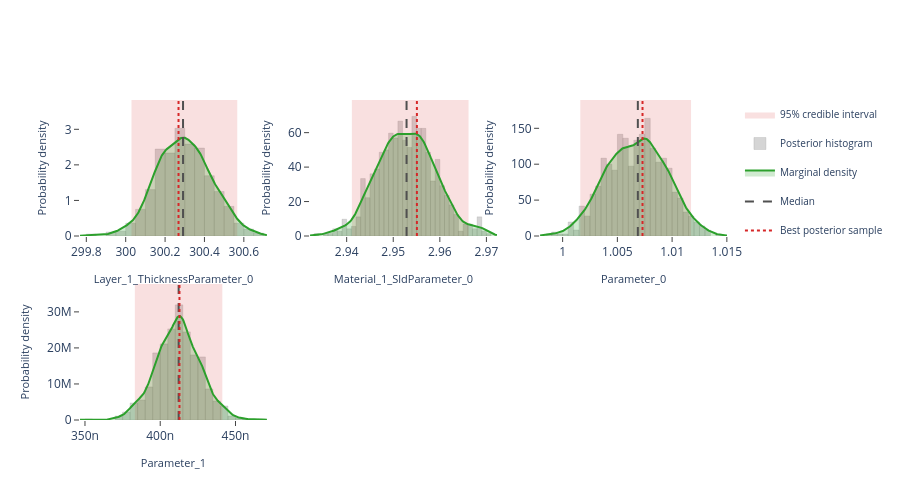

The code cell stored with this chart in its notebook:
### Markdown cell above
## Interactive posterior plots

The next three cells render the same Plotly figures that are shown on the
Bayesian Posterior tab of the EasyReflectometryApp:

* **Marginals** — per-parameter distribution: histogram + smooth KDE marginal,
  shaded 95% credible interval, and median / best-sample lines
  (`plot_distribution` or `posterior.distribution()`)
* **Corner plot** — pairwise marginals + 2-D contours + scatter (`plot_corner`)
* **Traces** — per-chain trace + marginal histogram (`plot_trace`)

The standalone helpers are called with ``return_figure=True`` so they return a
Plotly ``Figure`` that we render in the notebook with ``fig.show()``; the
``PosteriorResults`` methods return the figure directly.

### Code cell
# ---- Marginal posterior distributions ---------------------------------------
# One panel per free parameter, each overlaying the posterior histogram, a
# smooth Gaussian-KDE marginal, the shaded 95% credible interval, and the
# median / best-sample reference lines.  Mirrors the "Marginals" sub-tab in
# the EasyReflectometryApp.

# The PosteriorResults method passes ``logp`` through automatically so the
# best posterior sample (MAP) line is drawn:
fig = posterior.distribution()
fig.show()

# Standalone equivalent (pass ``logp`` to get the best-sample line):
# fig = plot_distribution(
#     posterior.draws,
#     posterior.param_names,
#     logp=posterior.logp,
#     return_figure=True,
# )
# fig.show()

### Figure 1 — Plotly figure (JSON) as saved in the notebook; plotly's stock layout.template omitted (floating-point values rounded to 4 significant figures; data arrays with more than 128 entries replaced by an {"elided": "..."} marker saying what was removed)
{"data": [{"fill": "toself", "fillcolor": "rgba(214, 39, 40, 0.14)", "hoverinfo": "skip", "legendgroup": "95% credible interval", "line": {"color": "rgba(214, 39, 40, 0.14)", "width": 0}, "mode": "lines", "name": "95% credible interval", "showlegend": true, "type": "scatter", "x": [300.0, 300.6, 300.6, 300.0, 300.0], "xaxis": "x", "y": [0.0, 0.0, 3.824, 3.824, 0.0], "yaxis": "y"}, {"histnorm": "probability density", "hovertemplate": "sample=%{x:.4f}<br>density: %{y:.2f}<extra></extra>", "legendgroup": "histogram", "marker": {"color": "rgba(120, 120, 120, 0.38)", "line": {"color": "rgba(120, 120, 120, 0.24)", "width": 1}}, "name": "Posterior histogram", "nbinsx": 40, "opacity": 0.82, "showlegend": true, "type": "histogram", "x": {"elided": "720 float values"}, "xaxis": "x", "yaxis": "y"}, {"fill": "tozeroy", "fillcolor": "rgba(44, 160, 44, 0.22)", "hovertemplate": "Layer_1_ThicknessParameter_0: %{x:.4f}<br>density: %{y:.4f}<extra></extra>", "legendgroup": "marginal", "line": {"color": "rgb(44, 160, 44)", "width": 2}, "mode": "lines", "name": "Marginal density", "showlegend": true, "type": "scatter", "x": {"elided": "256 float values"}, "xaxis": "x", "y": {"elided": "256 float values"}, "yaxis": "y"}, {"hovertemplate": "Median: %{x:.4f}<extra></extra>", "legendgroup": "Median", "line": {"color": "rgb(80, 80, 80)", "dash": "dash", "width": 2}, "mode": "lines", "name": "Median", "showlegend": true, "type": "scatter", "x": [300.3, 300.3], "xaxis": "x", "y": [0.0, 3.824], "yaxis": "y"}, {"hovertemplate": "Best posterior sample: %{x:.4f}<extra></extra>", "legendgroup": "Best posterior sample", "line": {"color": "rgb(214, 39, 40)", "dash": "dot", "width": 2}, "mode": "lines", "name": "Best posterior sample", "showlegend": true, "type": "scatter", "x": [300.3, 300.3], "xaxis": "x", "y": [0.0, 3.824], "yaxis": "y"}, {"fill": "toself", "fillcolor": "rgba(214, 39, 40, 0.14)", "hoverinfo": "skip", "legendgroup": "95% credible interval", "line": {"color": "rgba(214, 39, 40, 0.14)", "width": 0}, "mode": "lines", "name": "95% credible interval", "showlegend": false, "type": "scatter", "x": [2.941, 2.966, 2.966, 2.941, 2.941], "xaxis": "x2", "y": [0.0, 0.0, 78.96, 78.96, 0.0], "yaxis": "y2"}, {"histnorm": "probability density", "hovertemplate": "sample=%{x:.4f}<br>density: %{y:.2f}<extra></extra>", "legendgroup": "histogram", "marker": {"color": "rgba(120, 120, 120, 0.38)", "line": {"color": "rgba(120, 120, 120, 0.24)", "width": 1}}, "name": "Posterior histogram", "nbinsx": 40, "opacity": 0.82, "showlegend": false, "type": "histogram", "x": {"elided": "720 float values"}, "xaxis": "x2", "yaxis": "y2"}, {"fill": "tozeroy", "fillcolor": "rgba(44, 160, 44, 0.22)", "hovertemplate": "Material_1_SldParameter_0: %{x:.4f}<br>density: %{y:.4f}<extra></extra>", "legendgroup": "marginal", "line": {"color": "rgb(44, 160, 44)", "width": 2}, "mode": "lines", "name": "Marginal density", "showlegend": false, "type": "scatter", "x": {"elided": "256 float values"}, "xaxis": "x2", "y": {"elided": "256 float values"}, "yaxis": "y2"}, {"hovertemplate": "Median: %{x:.4f}<extra></extra>", "legendgroup": "Median", "line": {"color": "rgb(80, 80, 80)", "dash": "dash", "width": 2}, "mode": "lines", "name": "Median", "showlegend": false, "type": "scatter", "x": [2.953, 2.953], "xaxis": "x2", "y": [0.0, 78.96], "yaxis": "y2"}, {"hovertemplate": "Best posterior sample: %{x:.4f}<extra></extra>", "legendgroup": "Best posterior sample", "line": {"color": "rgb(214, 39, 40)", "dash": "dot", "width": 2}, "mode": "lines", "name": "Best posterior sample", "showlegend": false, "type": "scatter", "x": [2.955, 2.955], "xaxis": "x2", "y": [0.0, 78.96], "yaxis": "y2"}, {"fill": "toself", "fillcolor": "rgba(214, 39, 40, 0.14)", "hoverinfo": "skip", "legendgroup": "95% credible interval", "line": {"color": "rgba(214, 39, 40, 0.14)", "width": 0}, "mode": "lines", "name": "95% credible interval", "showlegend": false, "type": "scatter", "x": [1.002, 1.012, 1.012, 1.002, 1.002], "xaxis": "x3", "y": [0.0, 0.0, 189.4, 189.4, 0.0], "yaxis": "y3"}, {"histnorm": "probability density", "hovertemplate": "sample=%{x:.4f}<br>density: %{y:.2f}<extra></extra>", "legendgroup": "histogram", "marker": {"color": "rgba(120, 120, 120, 0.38)", "line": {"color": "rgba(120, 120, 120, 0.24)", "width": 1}}, "name": "Posterior histogram", "nbinsx": 40, "opacity": 0.82, "showlegend": false, "type": "histogram", "x": {"elided": "720 float values"}, "xaxis": "x3", "yaxis": "y3"}, {"fill": "tozeroy", "fillcolor": "rgba(44, 160, 44, 0.22)", "hovertemplate": "Parameter_0: %{x:.4f}<br>density: %{y:.4f}<extra></extra>", "legendgroup": "marginal", "line": {"color": "rgb(44, 160, 44)", "width": 2}, "mode": "lines", "name": "Marginal density", "showlegend": false, "type": "scatter", "x": {"elided": "256 float values"}, "xaxis": "x3", "y": {"elided": "256 float values"}, "yaxis": "y3"}, {"hovertemplate": "Median: %{x:.4f}<extra></extra>", "legendgroup": "Median", "line": {"color": "rgb(80, 80, 80)", "dash": "dash", "width": 2}, "mode": "lines", "name": "Median", "showlegend": false, "type": "scatter", "x": [1.007, 1.007], "xaxis": "x3", "y": [0.0, 189.4], "yaxis": "y3"}, {"hovertemplate": "Best posterior sample: %{x:.4f}<extra></extra>", "legendgroup": "Best posterior sample", "line": {"color": "rgb(214, 39, 40)", "dash": "dot", "width": 2}, "mode": "lines", "name": "Best posterior sample", "showlegend": false, "type": "scatter", "x": [1.007, 1.007], "xaxis": "x3", "y": [0.0, 189.4], "yaxis": "y3"}, {"fill": "toself", "fillcolor": "rgba(214, 39, 40, 0.14)", "hoverinfo": "skip", "legendgroup": "95% credible interval", "line": {"color": "rgba(214, 39, 40, 0.14)", "width": 0}, "mode": "lines", "name": "95% credible interval", "showlegend": false, "type": "scatter", "x": [3.831e-07, 4.412e-07, 4.412e-07, 3.831e-07, 3.831e-07], "xaxis": "x4", "y": [0.0, 0.0, 37740000.0, 37740000.0, 0.0], "yaxis": "y4"}, {"histnorm": "probability density", "hovertemplate": "sample=%{x:.4f}<br>density: %{y:.2f}<extra></extra>", "legendgroup": "histogram", "marker": {"color": "rgba(120, 120, 120, 0.38)", "line": {"color": "rgba(120, 120, 120, 0.24)", "width": 1}}, "name": "Posterior histogram", "nbinsx": 40, "opacity": 0.82, "showlegend": false, "type": "histogram", "x": {"elided": "720 float values"}, "xaxis": "x4", "yaxis": "y4"}, {"fill": "tozeroy", "fillcolor": "rgba(44, 160, 44, 0.22)", "hovertemplate": "Parameter_1: %{x:.4f}<br>density: %{y:.4f}<extra></extra>", "legendgroup": "marginal", "line": {"color": "rgb(44, 160, 44)", "width": 2}, "mode": "lines", "name": "Marginal density", "showlegend": false, "type": "scatter", "x": {"elided": "256 float values"}, "xaxis": "x4", "y": {"elided": "256 float values"}, "yaxis": "y4"}, {"hovertemplate": "Median: %{x:.4f}<extra></extra>", "legendgroup": "Median", "line": {"color": "rgb(80, 80, 80)", "dash": "dash", "width": 2}, "mode": "lines", "name": "Median", "showlegend": false, "type": "scatter", "x": [4.122e-07, 4.122e-07], "xaxis": "x4", "y": [0.0, 37740000.0], "yaxis": "y4"}, {"hovertemplate": "Best posterior sample: %{x:.4f}<extra></extra>", "legendgroup": "Best posterior sample", "line": {"color": "rgb(214, 39, 40)", "dash": "dot", "width": 2}, "mode": "lines", "name": "Best posterior sample", "showlegend": false, "type": "scatter", "x": [4.128e-07, 4.128e-07], "xaxis": "x4", "y": [0.0, 37740000.0], "yaxis": "y4"}], "layout": {"barmode": "overlay", "height": 500, "legend": {"font": {"size": 10}}, "plot_bgcolor": "white", "showlegend": true, "xaxis": {"anchor": "y", "domain": [0.0, 0.2889], "range": [299.8, 300.7], "showgrid": false, "ticks": "outside", "title": {"font": {"size": 11}, "text": "Layer_1_ThicknessParameter_0"}, "zeroline": false}, "xaxis2": {"anchor": "y2", "domain": [0.3556, 0.6444], "range": [2.932, 2.972], "showgrid": false, "ticks": "outside", "title": {"font": {"size": 11}, "text": "Material_1_SldParameter_0"}, "zeroline": false}, "xaxis3": {"anchor": "y3", "domain": [0.7111, 1.0], "range": [0.9979, 1.015], "showgrid": false, "ticks": "outside", "title": {"font": {"size": 11}, "text": "Parameter_0"}, "zeroline": false}, "xaxis4": {"anchor": "y4", "domain": [0.0, 0.2889], "range": [3.467e-07, 4.709e-07], "showgrid": false, "ticks": "outside", "title": {"font": {"size": 11}, "text": "Parameter_1"}, "zeroline": false}, "xaxis5": {"anchor": "y5", "domain": [0.3556, 0.6444], "showgrid": false, "ticks": "outside", "zeroline": false}, "xaxis6": {"anchor": "y6", "domain": [0.7111, 1.0], "showgrid": false, "ticks": "outside", "zeroline": false}, "yaxis": {"anchor": "x", "domain": [0.575, 1.0], "range": [0.0, 3.824], "showgrid": false, "ticks": "outside", "title": {"font": {"size": 11}, "text": "Probability density"}, "zeroline": false}, "yaxis2": {"anchor": "x2", "domain": [0.575, 1.0], "range": [0.0, 78.96], "showgrid": false, "ticks": "outside", "title": {"font": {"size": 11}, "text": "Probability density"}, "zeroline": false}, "yaxis3": {"anchor": "x3", "domain": [0.575, 1.0], "range": [0.0, 189.4], "showgrid": false, "ticks": "outside", "title": {"font": {"size": 11}, "text": "Probability density"}, "zeroline": false}, "yaxis4": {"anchor": "x4", "domain": [0.0, 0.425], "range": [0.0, 37740000.0], "showgrid": false, "ticks": "outside", "title": {"font": {"size": 11}, "text": "Probability density"}, "zeroline": false}, "yaxis5": {"anchor": "x5", "domain": [0.0, 0.425], "showgrid": false, "ticks": "outside", "zeroline": false}, "yaxis6": {"anchor": "x6", "domain": [0.0, 0.425], "showgrid": false, "ticks": "outside", "zeroline": false}}}
